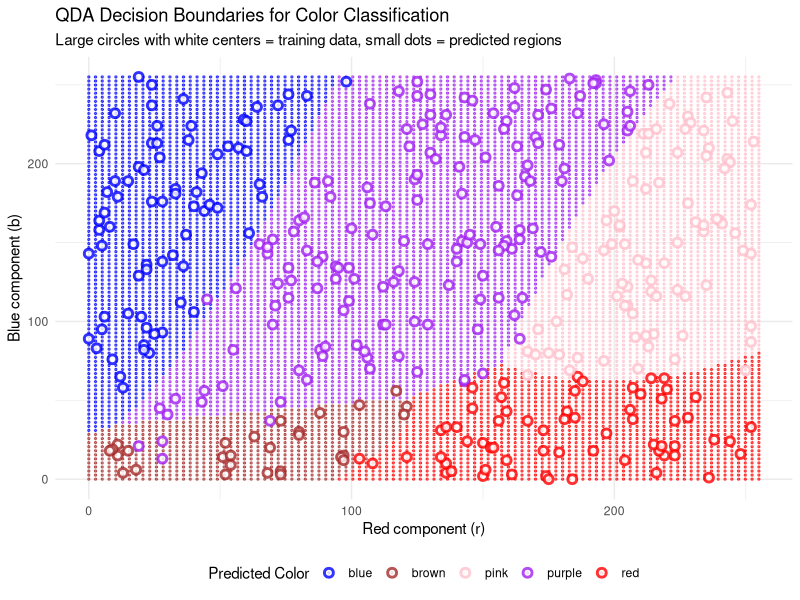

Recreate this plot in R.
## ---- chunk 1
library(dplyr)
library(ggplot2)
library(caret)
library(knitr)
## ---- chunk 2
# Load the datasets
seeds_train <- read.csv("seeds_training.csv")
seeds_test <- read.csv("seeds_test.csv")

# Display basic information about the datasets
cat("Training dataset dimensions:", dim(seeds_train), "\n")
cat("Test dataset dimensions:", dim(seeds_test), "\n")
cat("Features:", names(seeds_train)[1:12], "\n")

# Check the class distribution
cat("\nClass distribution in training set:\n")
table(seeds_train$Class)

# Encode class features as factor variables
seeds_train$Class <- as.factor(seeds_train$Class)
seeds_test$Class <- as.factor(seeds_test$Class)

# Check which class R treats as 1
contrasts(seeds_train$Class)

# Display the levels to confirm encoding
cat("\nClass levels:", levels(seeds_train$Class), "\n")
## ---- chunk 3
# Fit logistic regression using all features
logreg_all <- glm(Class ~ ., data = seeds_train, family = binomial)

# Display model summary
summary(logreg_all)

# Make predictions on test set
logreg_all_test_pred <- predict(logreg_all, seeds_test, type = "response")
logreg_all_test_classify <- ifelse(logreg_all_test_pred > 0.5, 
                                         "Urgup Sivrisi", "Cercevelik")
logreg_all_test_classify <- as.factor(logreg_all_test_classify)

# Calculate test set accuracy
logreg_all_acc <- mean(logreg_all_test_classify == seeds_test$Class)
cat("Test set accuracy (full model):", round(logreg_all_acc, 4), "\n")
## ---- chunk 4
# Create confusion matrix
logreg_full_confusion <- confusionMatrix(logreg_all_test_classify, seeds_test$Class)
print(logreg_full_confusion)
## ---- chunk 5
# Extract coefficients and p-values
model_summary <- summary(logreg_all)
coefficients_df <- data.frame(
  Feature = rownames(model_summary$coefficients),
  Estimate = model_summary$coefficients[, 1],
  Std_Error = model_summary$coefficients[, 2],
  Z_value = model_summary$coefficients[, 3],
  P_value = model_summary$coefficients[, 4]
)

print(model_summary)

# Remove intercept and sort by p-value
coefficients_df <- coefficients_df[-1, ]  # Remove intercept
coefficients_df <- coefficients_df[order(coefficients_df$P_value), ]

cat("Three most significant features based on p-values:\n")
print(coefficients_df[1:3, c("Estimate", "P_value")])

# Store the three most significant features
top_features <- coefficients_df$Feature[1:3]
print(top_features)
## ---- chunk 6
# Fit sparse model
logreg_sparse <- glm(Class ~ Equiv_Diameter + Minor_Axis_Length + Area, 
                     data = seeds_train, family = binomial)

# Display model summary
summary(logreg_sparse)
## ---- chunk 7
# Make predictions on test set
logreg_sparse_test_pred <- predict(logreg_sparse, seeds_test, type = "response")
logreg_sparse_test_classify <- ifelse(logreg_sparse_test_pred > 0.5, 
                                       "Urgup Sivrisi", "Cercevelik")
logreg_sparse_test_classify <- as.factor(logreg_sparse_test_classify)

# Calculate test set accuracy
logreg_sparse_acc <- mean(logreg_sparse_test_classify == seeds_test$Class)
cat("Test set accuracy (sparse model):", round(logreg_sparse_acc, 4), "\n")
cat("Test set accuracy (full model):", round(logreg_all_acc, 4), "\n", "\n", "\n")

# Create confusion matrix
cat("Confusion Matrix for sparse logistic regression model:", "\n")
logreg_sparse_confusion <- confusionMatrix(logreg_sparse_test_classify, seeds_test$Class)
print(logreg_sparse_confusion)
## ---- chunk 8
# Compare the two models
cat("\n=== MODEL COMPARISON ===\n")
cat("Full Model (12 features):\n")
cat("  - Test Accuracy:", round(logreg_all_acc, 4), "\n")
cat("  - Number of features:", 12, "\n")

cat("\nSparse Model (3 features):\n")
cat("  - Test Accuracy:", round(logreg_sparse_acc, 4), "\n")
cat("  - Number of features:", 3, "\n")
cat("  - Features used: Equiv_Diameter, Minor_Axis_Length, Area\n")

cat("\nAccuracy difference:", round(logreg_all_acc - logreg_sparse_acc, 4), "\n")

# Compare AIC values
cat("\nModel Complexity Comparison:\n")
cat("Full Model AIC:", round(logreg_all$aic, 2), "\n")
cat("Sparse Model AIC:", round(logreg_sparse$aic, 2), "\n")
## ---- chunk 9
# Load the color training dataset
colors_train <- read.csv("colors_train.csv")
colors_test <- read.csv("colors_test.csv")

# Display basic information about the dataset
cat("Color training dataset dimensions:", dim(colors_train), "\n")
cat("Column names:", names(colors_train), "\n")

# Check how many classes are in the dataset
unique_colors <- unique(colors_train$color)
cat("\nNumber of classes:", length(unique_colors), "\n")
cat("Color classes:", paste(unique_colors, collapse = ", "), "\n")

# Check class distribution
cat("\nClass distribution:\n")
table(colors_train$color)

# Convert color to factor
colors_train$color <- as.factor(colors_train$color)
colors_test$color <- as.factor(colors_test$color)

## ---- chunk 10
library(MASS)

# Fit QDA model
qda_model <- qda(color ~ ., data = colors_train)

# # Display model summary
# print(qda_model)

# Make predictions on training data (for confusion matrix)
qda_test_pred <- predict(qda_model, colors_test)
qda_test_classify <- qda_test_pred$class

# Create confusion matrix
qda_confusion <- confusionMatrix(qda_test_classify, colors_test$color)
print(qda_confusion)
## ---- chunk 11
library(ggplot2)

# Create a grid of points to visualize decision boundaries
r_seq <- seq(0, 255, length.out = 100)
b_seq <- seq(0, 255, length.out = 100)
grid <- expand.grid(r = r_seq, b = b_seq)

# Predict colors for the grid
grid_pred <- predict(qda_model, grid)
grid$predicted_color <- grid_pred$class

# Create the decision boundary plot
p1 <- ggplot() +
  geom_point(data = grid, aes(x = r, y = b, color = predicted_color), 
             size = 0.5, alpha = 0.6) +
  geom_point(data = colors_train, aes(x = r, y = b, color = color), 
             size = 2, alpha = 0.8, shape = 21, fill = "white", stroke = 1.5) +
  scale_color_manual(values = c("blue" = "blue", "brown" = "brown",
                               "pink" = "pink", "purple" = "purple", "red" = "red")) +
  labs(title = "QDA Decision Boundaries for Color Classification",
       subtitle = "Large circles with white centers = training data, small dots = predicted regions",
       x = "Red component (r)", 
       y = "Blue component (b)",
       color = "Predicted Color") +
  theme_minimal() +
  theme(legend.position = "bottom")

print(p1)
## ---- chunk 12
# Test the algorithm on the specific point (200, 0, 200)
test_point <- data.frame(r = 200, b = 200)

# Make prediction
test_pred <- predict(qda_model, test_point)
predicted_color <- test_pred$class

cat("Prediction for point (200, 0, 200):\n")
cat("Predicted color:", as.character(predicted_color), "\n")
